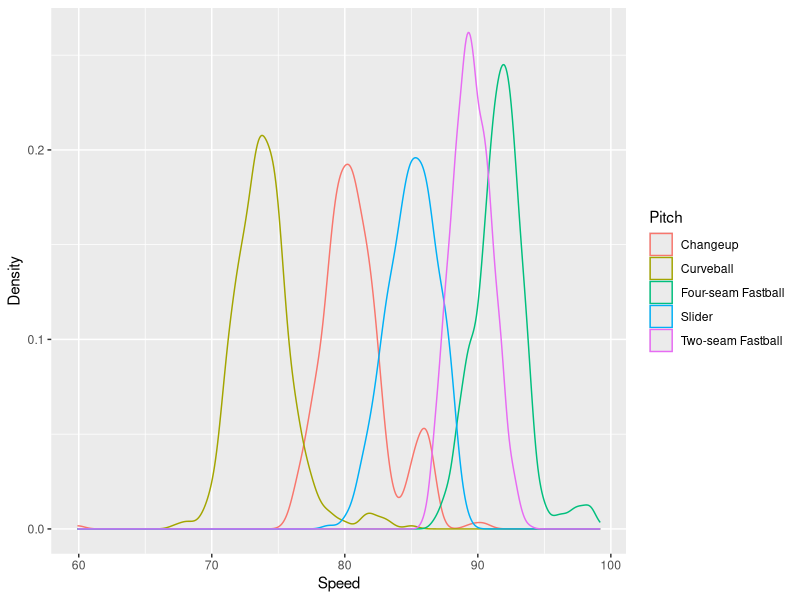

Recreate this plot in R. (Note: this script raises an error after producing the figure.)
# cluster_pitches.R
library(readr)
library(tibble)
library(tidyr)
library(dplyr)
library(mclust)
library(ggplot2)

# Read input data ----------------------------

abrv <- read_csv("./pitch_abbreviations.csv")
pitches <- 
    read_csv("./porcello_2016_pitches.csv") %>%
    mutate(Pitch = as.character(sapply(
        pitch_type, function(x) { abrv$Desc[abrv$Pitch == x]}))) %>%
    filter(Pitch != "Pitch Out") %>%
    filter(Pitch != "Sinker") %>%
    filter(!is.na(start_speed))

# Exploratory plotting -----------------------

# Density of pitch type by speed
speed <- ggplot(pitches, aes(start_speed)) + 
    geom_density(aes(color = Pitch)) + 
    labs(x = "Speed", y = "Density")
ggsave("./images/test.png")
 
# Pitch movement by type
type <- ggplot(pitches, aes(x = pfx_x, y = pfx_z)) +
    geom_point(aes(color = Pitch)) +
    labs(x = "Horizontal Movement", y = "Vertical Movement") 
 
# Speed and movement across pitch types
facet <- ggplot(pitches, aes(x = pfx_x, y = pfx_z)) + 
    geom_point(aes(color = start_speed)) +
    scale_color_gradient(low = "yellow", high = "red") + 
    facet_grid(. ~ Pitch) +
    labs(x = "Horizontal Movement", y = "Vertical Movement",
         color = "Speed")
 
# Cluster pitches --------------------------
p <- select(pitches, start_speed, break_y, break_length, break_angle,
            pfx_x, pfx_z, Pitch, type_confidence) 
clust <- Mclust(p[,c("start_speed", "break_y", "break_length", "break_angle")])
summary(clust, parameters = TRUE)
#> Best model : ellipsoidal, equal shape (VEV) with 9 components 
 
# Record BIC from EM algorithm
clustBIC <- mclustBIC(p[, c("start_speed", "break_y", "break_length", "break_angle")])

# Cluster analysis -------------------------

# Attach cluster membership and probability to each observation
p$cclass <- clust$class
cProb <- data.frame(clust$z)
p <- bind_cols(p, cProb)

# Compare cluster class to MLB class
classes <- 
    as.data.frame(table(p$cclass, p$Pitch)) %>%
    rename(Cluster = Var1, mlb = Var2, count = Freq) %>%
    spread(mlb, count)

# There's high disagreement in cluster 7 - how many pitches are actually in that cluster?
ct7 <- filter(classes, Cluster == 7) %>%
    select(-Cluster) %>%
    rowSums()  # 42
ct_all <- select(classes, -Cluster) %>% sum()  # 3484

# Create matrix of normalized MLB classes by each cluster
classes.norm <- data.frame(matrix(NA, nrow = nrow(classes), ncol = ncol(classes) - 1))
for (i in 1:nrow(classes)) {
    # Total pitch count per cluster
    total <- sum(classes[i,-1])
    
    for (j in 2:ncol(classes)) {
        # Normalize values within each row (cluster)
        classes.norm[i, j - 1] <- classes[i, j] / total
    }
}

# Rename columns and add cluster ID
classes.norm <-
    rename(classes.norm, "Changeup" = X1, "Curveball" = X2, 
           "Four-seam Fastball" = X3, "Slider" = X4, "Two-seam Fastball" = X5) %>%
    mutate(Cluster = as.factor(1:9))

# Reshape and combine raw and normalized pitch counts
raw.count <- 
    classes %>%
    gather(`Changeup`, `Curveball`, `Four-seam Fastball`, `Slider`, 
           `Two-seam Fastball`, key = "MLB", value = "Count")
norm.count <-
    classes.norm %>%
    gather(`Changeup`, `Curveball`, `Four-seam Fastball`,
           `Slider`, `Two-seam Fastball`, key = "MLB", value = "Frequency")

combined <- inner_join(raw.count, norm.count, by = c("Cluster", "MLB"))

# Plot classification table   
ggplot(combined, aes(x = MLB, y = Cluster)) +
    geom_tile(aes(fill = Frequency)) +
    scale_fill_gradient(low = "lightblue", high = "darkblue") + 
    labs(x = "", y = "Cluster")

# Clusters by movement
ggplot(p, aes(x = pfx_x, y = pfx_z)) +
    geom_point(aes(color = as.character(cclass)))
